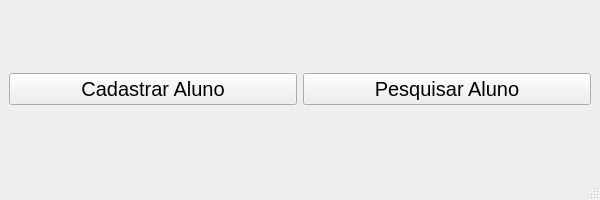
<?xml version="1.0" encoding="UTF-8"?>
<ui version="4.0">
 <class>MainWindow</class>
 <widget class="QMainWindow" name="MainWindow">
  <property name="geometry">
   <rect>
    <x>0</x>
    <y>0</y>
    <width>600</width>
    <height>200</height>
   </rect>
  </property>
  <property name="windowTitle">
   <string>Declarações</string>
  </property>
  <property name="windowIcon">
   <iconset>
    <normaloff>img/icon.ico</normaloff>img/icon.ico</iconset>
  </property>
  <widget class="QWidget" name="centralwidget">
   <layout class="QVBoxLayout" name="verticalLayout">
    <item>
     <layout class="QHBoxLayout" name="horizontalLayout">
      <item>
       <widget class="QPushButton" name="cadastro">
        <property name="sizePolicy">
         <sizepolicy hsizetype="Minimum" vsizetype="Maximum">
          <horstretch>0</horstretch>
          <verstretch>200</verstretch>
         </sizepolicy>
        </property>
        <property name="baseSize">
         <size>
          <width>0</width>
          <height>100</height>
         </size>
        </property>
        <property name="font">
         <font>
          <pointsize>15</pointsize>
         </font>
        </property>
        <property name="text">
         <string>Cadastrar Aluno</string>
        </property>
        <property name="icon">
         <iconset>
          <normaloff>img/addAluno.ico</normaloff>img/addAluno.ico</iconset>
        </property>
        <property name="iconSize">
         <size>
          <width>35</width>
          <height>35</height>
         </size>
        </property>
       </widget>
      </item>
      <item>
       <widget class="QPushButton" name="pesquisa">
        <property name="sizePolicy">
         <sizepolicy hsizetype="Minimum" vsizetype="Maximum">
          <horstretch>0</horstretch>
          <verstretch>200</verstretch>
         </sizepolicy>
        </property>
        <property name="font">
         <font>
          <pointsize>15</pointsize>
         </font>
        </property>
        <property name="text">
         <string>Pesquisar Aluno</string>
        </property>
        <property name="icon">
         <iconset>
          <normaloff>img/searchAluno.ico</normaloff>img/searchAluno.ico</iconset>
        </property>
        <property name="iconSize">
         <size>
          <width>35</width>
          <height>35</height>
         </size>
        </property>
       </widget>
      </item>
     </layout>
    </item>
   </layout>
  </widget>
  <widget class="QMenuBar" name="menubar">
   <property name="geometry">
    <rect>
     <x>0</x>
     <y>0</y>
     <width>600</width>
     <height>27</height>
    </rect>
   </property>
  </widget>
  <widget class="QStatusBar" name="statusbar"/>
 </widget>
 <resources/>
 <connections/>
</ui>
